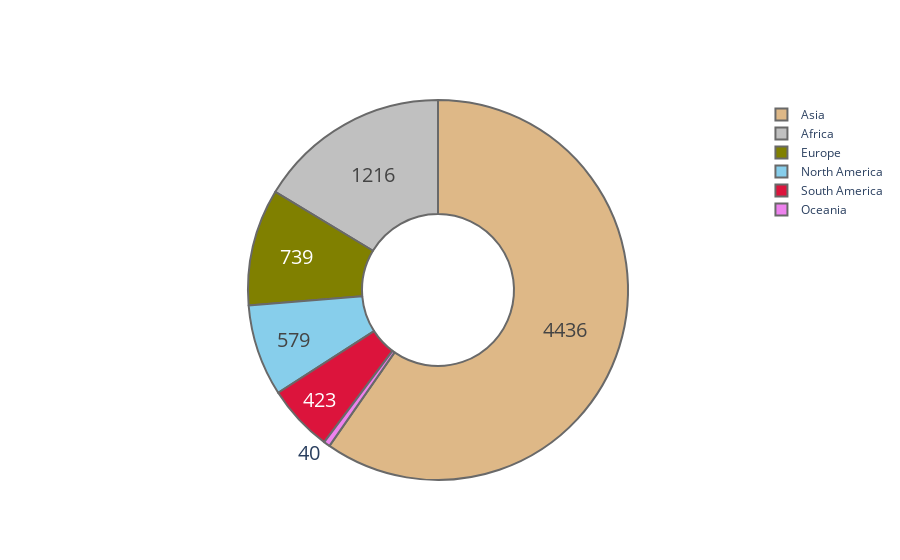

The cell this chart's notebook holds for it:
### Code cell
data = [trace]
fig = dict(data=data)
offline.iplot(fig)

### Figure 1 — Plotly figure (JSON) as saved in the notebook; plotly's stock layout.template omitted (floating-point values rounded to 4 significant figures)
{"data": [{"hole": 0.4, "hoverinfo": "label+percent", "labels": ["Asia", "Africa", "Europe", "North America", "Oceania", "South America"], "marker": {"colors": ["burlywood", "silver", "olive", "skyblue", "violet", "crimson"], "line": {"color": "dimgrey", "width": 2}}, "textfont": {"size": 20}, "textinfo": "value", "type": "pie", "values": [4436, 1216, 739, 579, 40, 423]}], "layout": {}}
